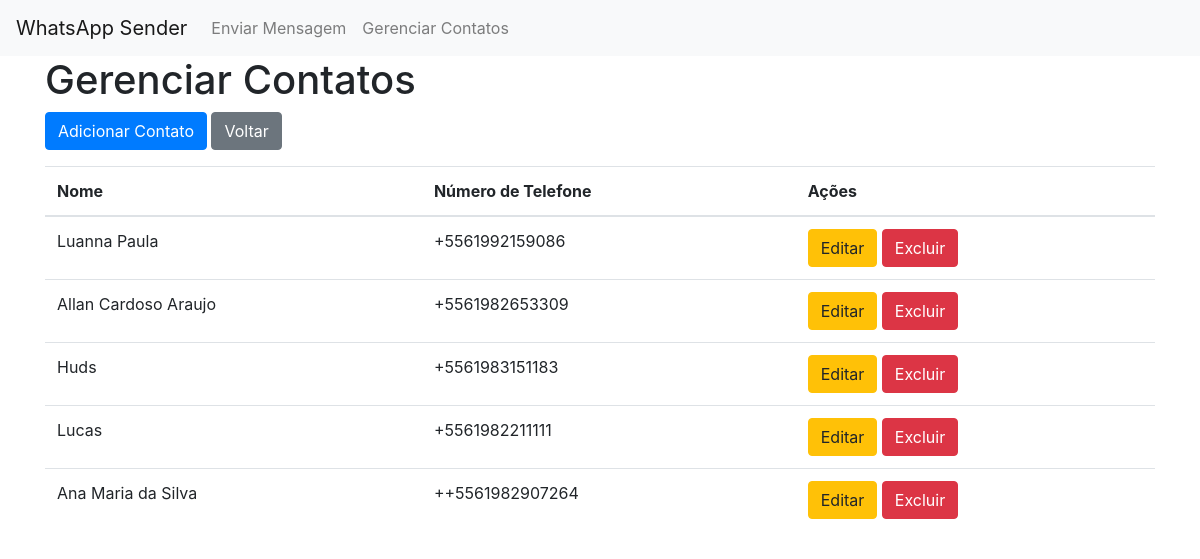
Before: /manage_contacts/ with the older database file.
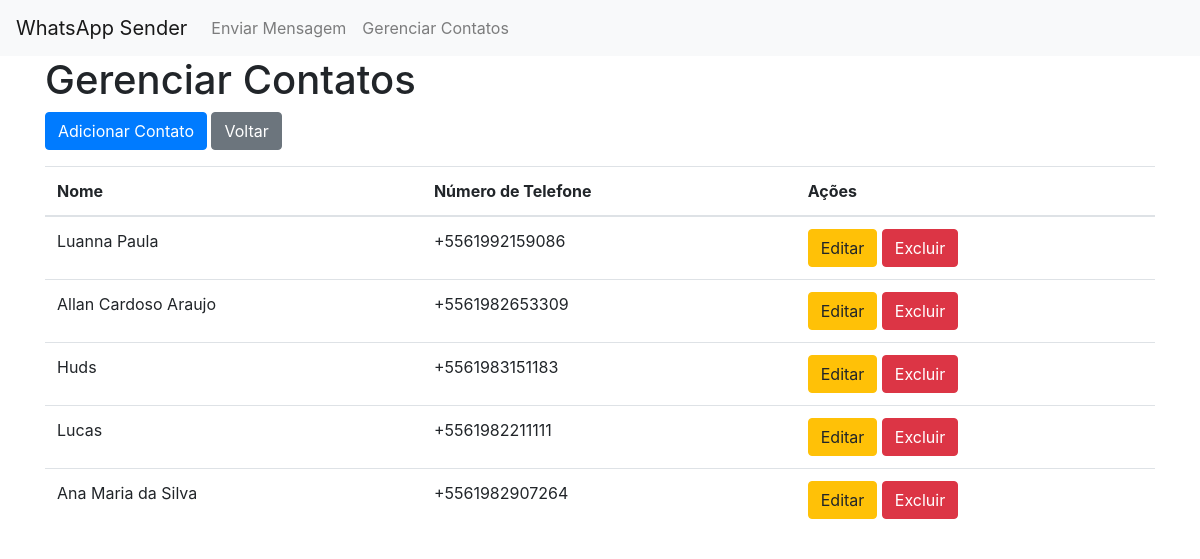
After: the same page with the newer database file.
### sender/models.py (models this page shows, shortened)
class Contact(models.Model):
    name = models.CharField(max_length=100)
    phone_number = models.CharField(max_length=15)

### sender/views.py (the view)
# urls.py: path('manage_contacts/', manage_contacts, name='manage_contacts'),
def manage_contacts(request):
    contacts = Contact.objects.all()
    return render(request, 'sender/manage_contacts.html', {'contacts': contacts})

### sender/templates/sender/manage_contacts.html
{% extends 'sender/base.html' %} {% block content %}
<h1>Gerenciar Contatos</h1>
<a href="{% url 'add_contact' %}" class="btn btn-primary">Adicionar Contato</a>
<a href="{% url 'home' %}" class="btn btn-secondary">Voltar</a>
<table class="table mt-3">
  <thead>
    <tr>
      <th>Nome</th>
      <th>Número de Telefone</th>
      <th>Ações</th>
    </tr>
  </thead>
  <tbody>
    {% for contact in contacts %}
    <tr>
      <td>{{ contact.name }}</td>
      <td>{{ contact.phone_number }}</td>
      <td>
        <a href="{% url 'edit_contact' contact.pk %}" class="btn btn-warning"
          >Editar</a
        >
        <a href="{% url 'delete_contact' contact.pk %}" class="btn btn-danger"
          >Excluir</a
        >
      </td>
    </tr>
    {% endfor %}
  </tbody>
</table>
{% endblock %}

Changed rows visible on the page:
changed Contact "Ana Maria da Silva": phone_number "++5561982907264" → "+5561982907264"
